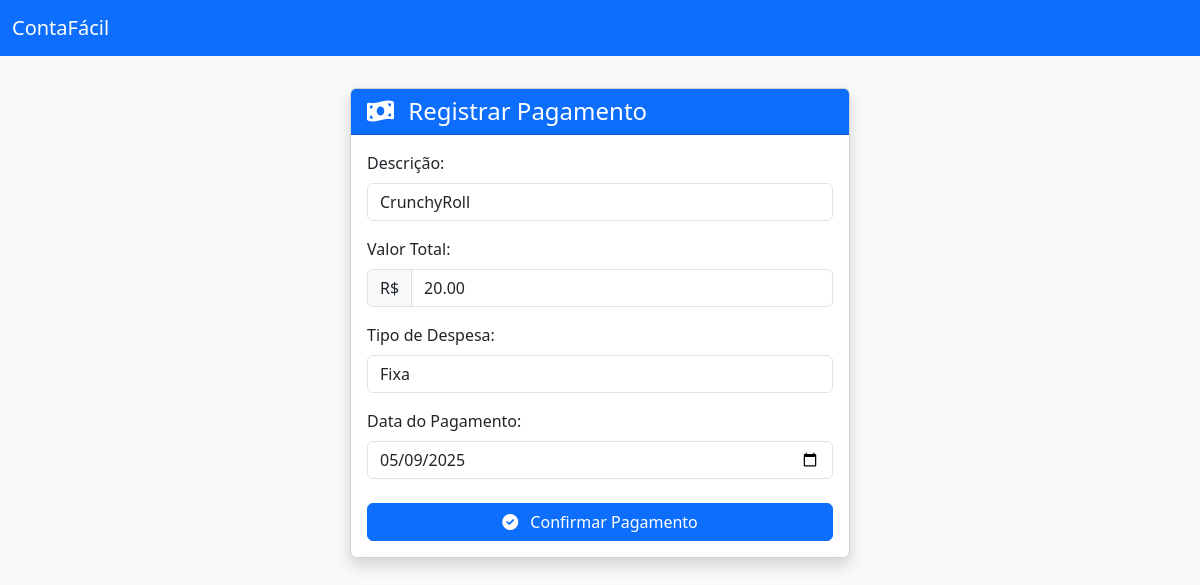
/registra_pagamento.php?id=16&grupo_id=2 (signed in), run on the app's committed database.
### tables this page shows
CREATE TABLE `despesas` (
  `id` int(11) NOT NULL,
  `grupo_id` int(11) NOT NULL,
  `tipo` enum('fixa','variavel') NOT NULL COMMENT 'Fixa ou Variável',
  `titulo` varchar(100) NOT NULL,
  `valor_total` decimal(10,2) NOT NULL,
  `dia_vencimento` tinyint(3) UNSIGNED DEFAULT NULL COMMENT 'Dia do mês (1-31) - Apenas para fixas',
  `data_vencimento` date DEFAULT NULL COMMENT 'Data específica - Apenas para variáveis',
  `pagador_id` int(11) NOT NULL,
  `data_registro` timestamp NOT NULL DEFAULT current_timestamp()
);

### registra_pagamento.php (the view, shortened to what this page needs)
<?php
$despesa_id = $_GET['id'];
$grupo_id = $_GET['grupo_id'];
$conexao = new mysqli(DB_HOST, DB_USER, DB_PASS, DB_NAME);
$sql = "SELECT id, titulo, valor_total, tipo
        FROM despesas
        WHERE id = ? AND grupo_id = ?";
$stmt = $conexao->prepare($sql);
$stmt->bind_param('ii', $despesa_id, $grupo_id);
$stmt->execute();
$despesa = $stmt->get_result()->fetch_assoc();
?>
<!DOCTYPE html>
<html lang="pt-BR">
<head>
    <link href="https://cdn.jsdelivr.net/npm/bootstrap@5.3.0/dist/css/bootstrap.min.css" rel="stylesheet">
    <link rel="stylesheet" href="https://cdnjs.cloudflare.com/ajax/libs/font-awesome/6.0.0/css/all.min.css">
</head>
<body class="bg-light">
    <nav class="navbar navbar-expand-lg navbar-dark bg-primary mb-4">
        <div class="container-fluid">
            <a class="navbar-brand" href="index.php">ContaFácil</a>
        </div>
    </nav>
    <div class="container">
        <div class="card card-pagamento">
            <div class="card-header bg-primary text-white">
                <h4 class="mb-0">
                    <i class="fas fa-money-bill-wave me-2"></i>
                    Registrar Pagamento
                </h4>
            </div>
            <div class="card-body">
                <form action="scripts/processa_pagamento.php" method="POST">
                    <div class="mb-3">
                        <label class="form-label">Descrição:</label>
                        <input type="text" class="form-control"
                               value="<?= htmlspecialchars($despesa['titulo']) ?>"
                               readonly>
                    </div>
                    <div class="mb-3">
                        <label class="form-label">Valor Total:</label>
                        <div class="input-group">
                            <span class="input-group-text">R$</span>
                            <input type="text" class="form-control"
                                   value="<?= number_format($despesa['valor_total'], 2) ?>"
                                   readonly>
                        </div>
                    </div>
                    <div class="mb-3">
                        <label class="form-label">Tipo de Despesa:</label>
                        <input type="text" class="form-control text-capitalize"
                               value="<?= $despesa['tipo'] ?>"
                               readonly>
                    </div>
                    <div class="mb-4">
                        <label class="form-label">Data do Pagamento:</label>
                        <input type="date" name="data_pagamento"
                               class="form-control"
                               value="<?= date('Y-m-d') ?>"
                               required>
                    </div>
                    <button type="submit" class="btn btn-primary w-100">
                        <i class="fas fa-check-circle me-2"></i>
                        Confirmar Pagamento
                    </button>
                </form>
            </div>
        </div>
    </div>
</body>
</html>

### registra_pagamento.php (style rules this page uses)
.card-pagamento { max-width: 500px; margin: 2rem auto; box-shadow: 0 0.5rem 1rem rgba(0, 0, 0, 0.15); }

### data on the page
despesas: titulo "CrunchyRoll", valor_total "20.00", tipo "fixa"
